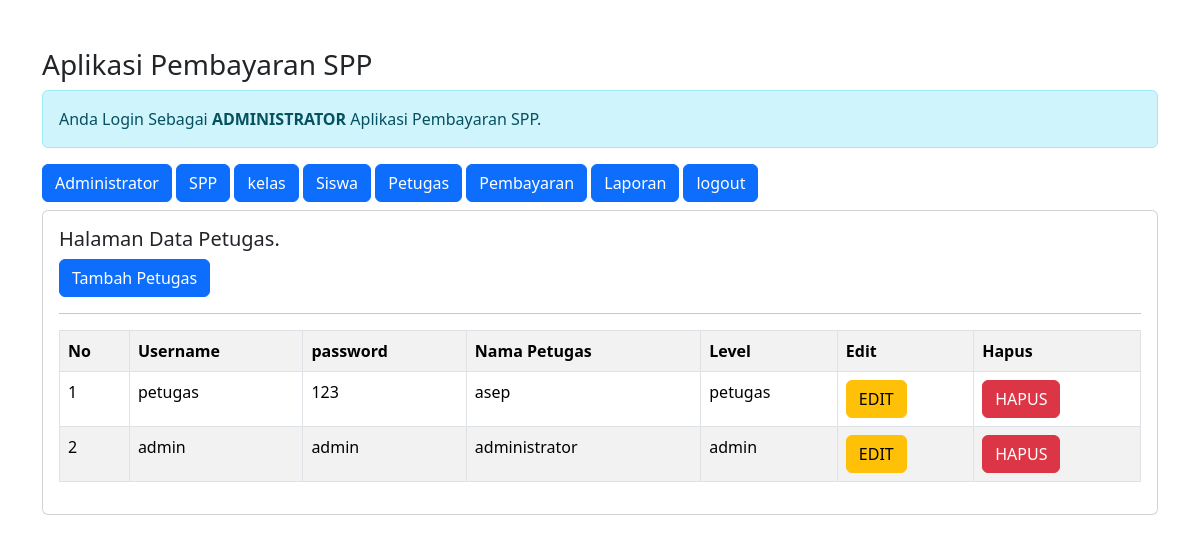
Page /admin/admin.php?url=petugas (signed in) on the committed database.
### tables this page shows
CREATE TABLE `petugas` (
  `id_petugas` int(11) NOT NULL,
  `username` varchar(25) NOT NULL,
  `password` varchar(32) NOT NULL,
  `nama_petugas` varchar(35) NOT NULL,
  `level` enum('admin','petugas') NOT NULL
);

### admin/petugas.php (the view)
<h5>Halaman Data Petugas.</h5>
<a href="?url=tambah-petugas" class="btn btn-primary"> Tambah Petugas </a>
<hr>
<table class="table table-striped table-bordered">
    <tr class="fw-bold">
        <td>No</td>
        <td>Username</td>
        <td>password</td>
        <td>Nama Petugas</td>
        <td>Level</td>
        <td>Edit</td>
        <td>Hapus</td>
    </tr>
    <?php
    include '../koneksi.php';
    $no = 1;
    $sql = "SELECT*FROM petugas ORDER BY id_petugas DESC";
    $query = mysqli_query($koneksi, $sql);
    foreach($query as $data){ ?>
        <tr>
            <td><?= $no++; ?></td>
            <td><?= $data['username'] ?></td>
            <td><?= $data['password'] ?></td>
            <td><?= $data['nama_petugas'] ?></td>
            <td><?= $data['level'] ?></td>
            <td>
                <a href="?url=edit-petugas&id_petugas=<?= $data['id_petugas'] ?>" class='btn btn-warning'>EDIT</a>
            </td>
            <td>
                <a onclick="return confirm('Apakah Anda Yakin Ingin Menghapus Data')" href="?url=hapus-petugas&id_petugas=<?= $data['id_petugas'] ?>" class='btn btn-danger'>HAPUS</a>
            </td>
        </tr>
    <?php } ?>
</table>

### rows in the picture
petugas: username "petugas", password "123", nama_petugas "asep", level "petugas"
petugas: username "admin", password "admin", nama_petugas "administrator", level "admin"
